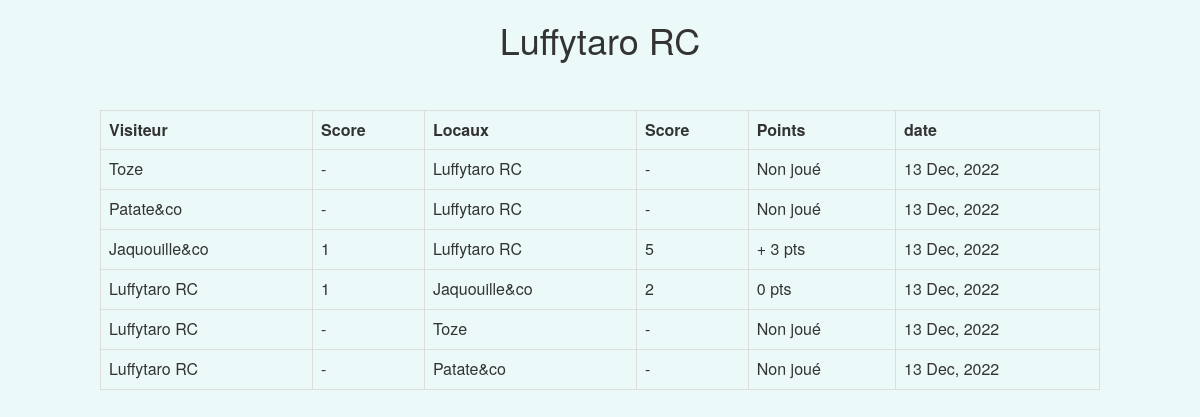
Screenshot of /polls/6/results with the database file from the repository.
### polls/models.py (models this page shows, shortened)
class Equipe(models.Model):
    ligue = models.ForeignKey(Ligue, on_delete=models.CASCADE)
    ID = models.IntegerField(primary_key=True)
    nom = models.CharField(max_length=50)
    point = models.IntegerField(default=0)
    colaverage = models.IntegerField(default=0)
    def get_matches(self):
        matches= Match.objects.all().filter(locaux=self.ID) | Match.objects.all().filter(visiteur=self.ID)
        return matches
    def __str__(self):
        return self.nom

class Match(models.Model):
    ligue = models.ForeignKey(Ligue, on_delete=models.CASCADE)
    visiteur = models.ForeignKey(Equipe, on_delete=models.CASCADE, related_name="visiteurs")
    locaux = models.ForeignKey(Equipe, on_delete=models.CASCADE, related_name="locaux")
    score_visiteurs = models.CharField(default='-', max_length=2)
    score_locaux = models.CharField(default='-',max_length=2)
    date = models.DateField()

### polls/views.py (the view)
# urls.py: path('<int:equipe>/results', views.results, name='results'),
def results(request, equipe):
    equipe = get_object_or_404(Equipe, pk=equipe)
    return render(request, 'polls/results.html', {'equipe': equipe})

### polls/templates/polls/results.html (shortened to what this page needs)
<link rel="stylesheet" href="https://cdn.jsdelivr.net/npm/bootstrap@3.3.7/dist/css/bootstrap.min.css">
<link rel="stylesheet" href="/static/polls/style.css">
<h1>{{ equipe.nom }}</h1>
<ul class="Box_details">
    <table class="table table-bordered">
        <tr>
            <th>Visiteur</th>
            <th>Score</th>
            <th>Locaux</th>
            <th>Score</th>
            <th>Points</th>
            <th>date</th>
        </tr>
    {% for match in equipe.get_matches|dictsort:"date" %}
        <tr>
            <td>{{ match.visiteur }}</td>
            <td>{{ match.score_visiteurs }}</td>
            <td>{{ match.locaux }}</td>
            <td>{{ match.score_locaux }}</td>
            <td>
                {% if equipe.ID == match.visiteur.ID and match.score_visiteurs != '-'%}
                    {% if match.score_visiteurs < match.score_locaux %}
                    0 pts
                    {% endif %}
                {% endif %}
                {% if equipe.ID != match.visiteur.ID and match.score_visiteurs != '-'%}
                    {% if match.score_visiteurs < match.score_locaux %}
                    + 3 pts
                    {% endif %}
                {% endif %}
                {% if match.score_visiteurs == '-'%}
                    Non joué
                {% endif %}
            </td>
            <td>{{match.date|date:"d M, Y"}}</td>
        </tr>
    {% endfor %}
    </table>
</ul>

### polls/static/polls/style.css (style rules this page uses)
.Box_details { padding-top: 40px; padding-left: 100px; padding-right: 100px; }
h1, h2 { text-align: center; }

### rows the page displays
Equipe: nom "Luffytaro RC"
Match: visiteur "Toze", score_visiteurs "-", locaux "Luffytaro RC", score_locaux "-", shows "Non joué", date "13 Dec, 2022"
Match: visiteur "Patate&co", score_visiteurs "-", locaux "Luffytaro RC", score_locaux "-", shows "Non joué", date "13 Dec, 2022"
Match: visiteur "Jaquouille&co", score_visiteurs "1", locaux "Luffytaro RC", score_locaux "5", shows "+ 3 pts", date "13 Dec, 2022"
Match: visiteur "Luffytaro RC", score_visiteurs "1", locaux "Jaquouille&co", score_locaux "2", shows "0 pts", date "13 Dec, 2022"
Match: visiteur "Luffytaro RC", score_visiteurs "-", locaux "Toze", score_locaux "-", shows "Non joué", date "13 Dec, 2022"
Match: visiteur "Luffytaro RC", score_visiteurs "-", locaux "Patate&co", score_locaux "-", shows "Non joué", date "13 Dec, 2022"
